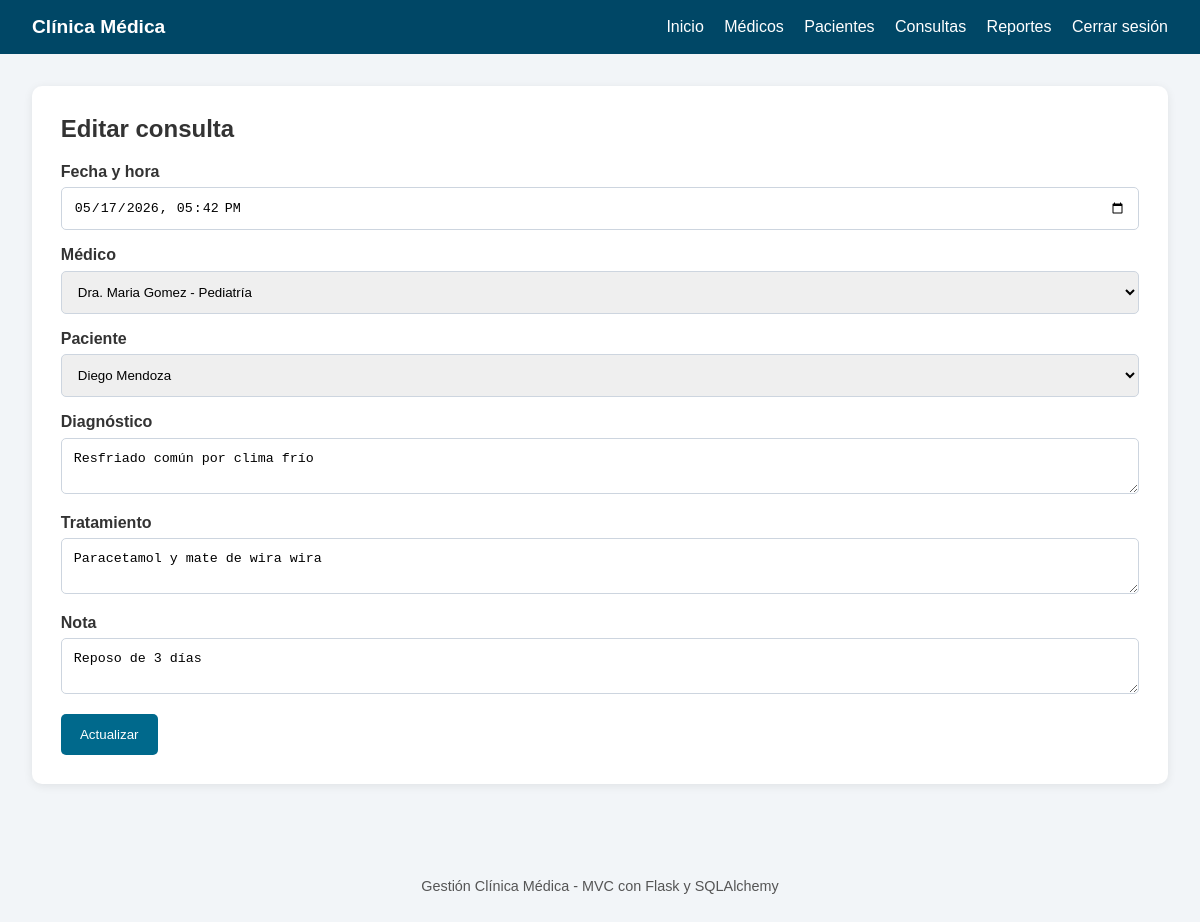
Screenshot of /consultas/editar/2 (signed in) with the database file from the repository.
### models/__init__.py (models this page shows)
class Consulta(db.Model):
    id = db.Column(db.Integer, primary_key=True)
    fecha = db.Column(db.DateTime, nullable=False)
    diagnostico = db.Column(db.Text, nullable=False)
    tratamiento = db.Column(db.Text, nullable=False)
    nota = db.Column(db.String(255), nullable=True)
    medico_id = db.Column(db.Integer, db.ForeignKey("doctor.id"), nullable=False)
    paciente_id = db.Column(db.Integer, db.ForeignKey("patient.id"), nullable=False)

class Doctor(db.Model):
    id = db.Column(db.Integer, primary_key=True)
    nombre = db.Column(db.String(120), nullable=False)
    especialidad = db.Column(db.String(120), nullable=False)
    telefono = db.Column(db.String(30), nullable=False)
    correo = db.Column(db.String(120), unique=True, nullable=False)
    consultas = db.relationship("Consulta", backref="doctor", lazy=True)

class Patient(db.Model):
    id = db.Column(db.Integer, primary_key=True)
    nombre = db.Column(db.String(120), nullable=False)
    edad = db.Column(db.Integer, nullable=False)
    direccion = db.Column(db.String(255), nullable=False)
    telefono = db.Column(db.String(30), nullable=False)
    consultas = db.relationship("Consulta", backref="paciente", lazy=True)

### controllers/consulta_controller.py (the view, shortened to what this page needs)
@consulta_bp.route("/editar/<int:consulta_id>", methods=["GET", "POST"])
@login_required
def editar(consulta_id):
    consulta = Consulta.query.get_or_404(consulta_id)
    doctores = Doctor.query.order_by(Doctor.nombre).all()
    pacientes = Patient.query.order_by(Patient.nombre).all()
    return render_template("consultas/edit.html", consulta=consulta, doctores=doctores, pacientes=pacientes)

### templates/consultas/edit.html
{% extends "base.html" %}
{% block content %}
<section>
    <h2>Editar consulta</h2>
    <form method="post" action="{{ url_for('consulta.editar', consulta_id=consulta.id) }}">
        <label>Fecha y hora</label>
        <input type="datetime-local" name="fecha" value="{{ consulta.fecha.strftime('%Y-%m-%dT%H:%M') }}" required />
        <label>Médico</label>
        <select name="medico_id" required>
            {% for doctor in doctores %}
            <option value="{{ doctor.id }}" {% if doctor.id == consulta.medico_id %}selected{% endif %}>{{ doctor.nombre }} - {{ doctor.especialidad }}</option>
            {% endfor %}
        </select>
        <label>Paciente</label>
        <select name="paciente_id" required>
            {% for paciente in pacientes %}
            <option value="{{ paciente.id }}" {% if paciente.id == consulta.paciente_id %}selected{% endif %}>{{ paciente.nombre }}</option>
            {% endfor %}
        </select>
        <label>Diagnóstico</label>
        <textarea name="diagnostico" required>{{ consulta.diagnostico }}</textarea>
        <label>Tratamiento</label>
        <textarea name="tratamiento" required>{{ consulta.tratamiento }}</textarea>
        <label>Nota</label>
        <textarea name="nota">{{ consulta.nota or '' }}</textarea>
        <button type="submit">Actualizar</button>
    </form>
</section>
{% endblock %}

### static/style.css (style rules this page uses)
body { margin: 0; font-family: Arial, sans-serif; background: #f2f5f8; color: #333; }
section { background: white; padding: 1.8rem; border-radius: 10px; box-shadow: 0 2px 10px rgba(0,0,0,0.08); margin-bottom: 1.5rem; }
h2 { margin-top: 0; }
form label { display: block; margin-top: 1rem; font-weight: bold; }
input, select, textarea { width: 100%; padding: 0.75rem; border: 1px solid #cdd5df; border-radius: 5px; margin-top: 0.4rem; box-sizing: border-box; }
button, .button { background: #00698c; color: white; border: none; padding: 0.8rem 1.2rem; border-radius: 5px; cursor: pointer; display: inline-block; text-decoration: none; margin-top: 1rem; }

### rows the page displays
Consulta: fecha "05/17/2026 17:42", medico_id "Dra. Maria Gomez - Pediatría", paciente_id "Diego Mendoza", diagnostico "Resfriado común por clima frío", tratamiento "Paracetamol y mate de wira wira", nota "Reposo de 3 días"
